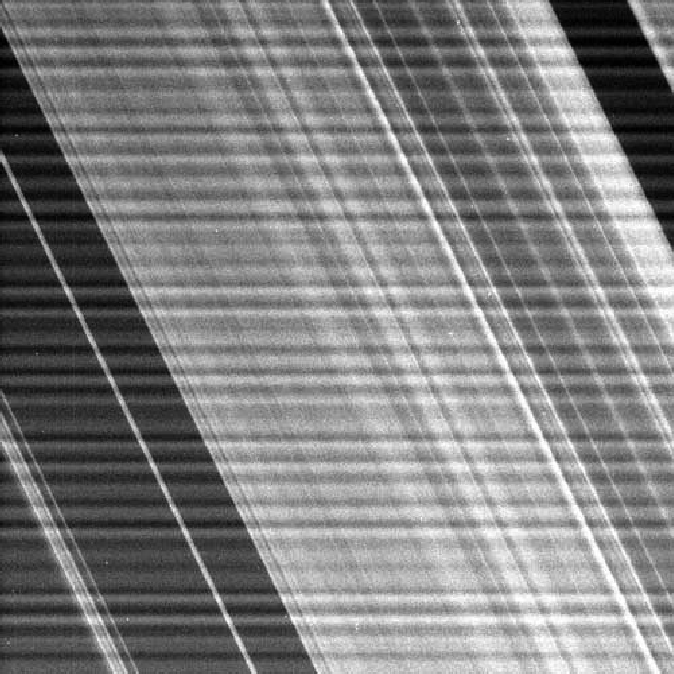
#> input picture Ex_Image_Processing/Ex6/anelli.tif, 674 x 674 px
$ python ex_10_filtraggio_notch.py
#> lines starting #> are read from the running program, lines starting #| are printed output that depends on the picture
# -*- coding: utf-8 -*-
"""
Created on Sun Jun 11 16:48:36 2023

@author: nokia
"""

import numpy as np
import matplotlib.pyplot as plt
import scipy.ndimage as ndi
import skimage.io as io

plt.close('all')

x = np.float64(io.imread('anelli.tif'))
#> x: shape (674, 674) float64; min 0, max 255, mean 127.9
plt.figure(1); plt.imshow(x, clim=[0,255], cmap='gray'); plt.title('immagine originale');

M,N = x.shape
#> M = 674; N = 674
X = np.fft.fftshift(np.fft.fft2(x))
plt.figure(2);
plt.imshow(np.log(1+np.abs(X)), clim=None, cmap='gray', extent=(-0.5,+0.5,+0.5,-0.5));
plt.title('Trasformata di Fourier immagine rumorosa');

# Definizione del filtro
Bl = 0.004; Bk = 0.02;

m = np.fft.fftshift(np.fft.fftfreq(X.shape[0]))
#> m = 674 values from -0.5 to 0.499
n = np.fft.fftshift(np.fft.fftfreq(X.shape[1]))
#> n = 674 values from -0.5 to 0.499
l,k = np.meshgrid(n,m)

H1 = (-Bl <= l) & (l <= Bl)
H2 = (-Bk <= k) & (k <= Bk)
H = (~H1) | (H2 & H1)

plt.figure(3); plt.imshow(H, clim=[0,1], cmap='gray', extent=(-0.5,+0.5,+0.5,-0.5));
plt.title('Risposta in frequenza del filtro');


# Filtraggio

Y = X * H

plt.figure(4);
plt.imshow(np.log(1+np.abs(Y)), clim=None, cmap='gray', extent=(-0.5,+0.5,+0.5,-0.5)); plt.title('Trasformata di Fourier immagine filtrata');

y = np.real(np.fft.ifft2(np.fft.ifftshift(Y)))
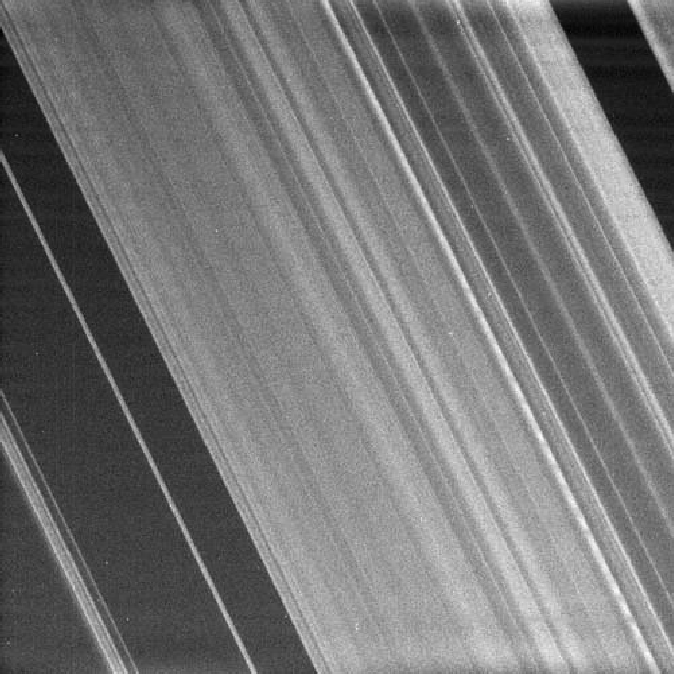
#> y: shape (674, 674) float64; min -8.84, max 284.9, mean 127.9; drawn with min black and max white
plt.figure(5); plt.imshow(y, clim=[0,255], cmap='gray'); plt.title('Immagine filtrata');
noise = y - x; plt.figure(6); plt.imshow(noise, clim=None, cmap='gray');
#> after `noise = y - x`:
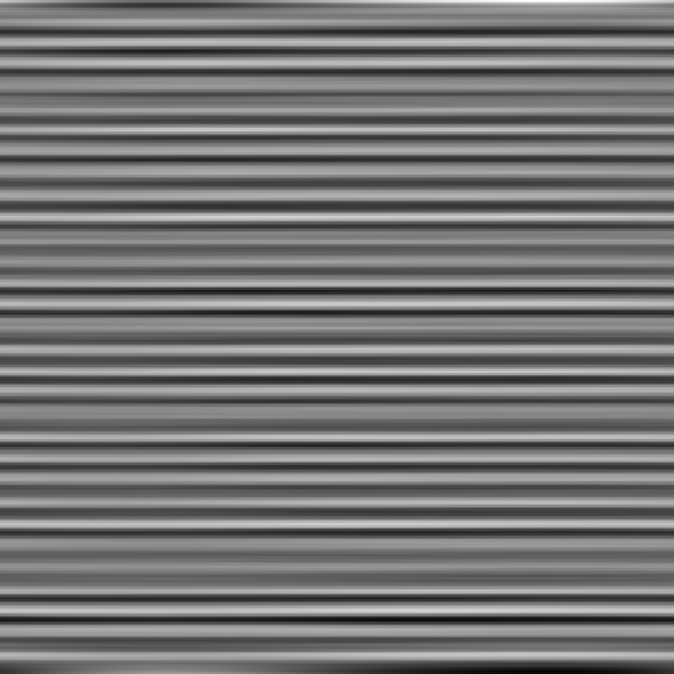
#> noise: shape (674, 674) float64; min -54.66, max 64.46, mean 0; drawn with min black and max white
plt.title('Rumore eliminato');

# CODICE ALTERNATIVO
"""
import numpy as np
import matplotlib.pyplot as plt
import scipy.ndimage as ndi
import skimage.io as io

plt.close('all')

"""
"""
Filtraggio notch. L’immagine anelli.tif mostra una parte degli anelli
che circondano Saturno. Il rumore sinusoidale `e dovuto ad un segnale AC
sovrapposto a quello della fotocamera prima di digitalizzare l’immagine.
Tale interferenza `e semplice da rimuovere se si progetta un filtro notch i
n grado di cancellare il contributo del rumore. Calcolate quindi
la trasformata di Fourier dell’immagine, analizzatela, individuate
il contributo realtivo al segnale sinusoidale e cercate di eliminarlo
con il filtraggio.
"""
"""

x = np.float32(io.imread('anelli.tif'))

plt.figure()
plt.title('Immagine originale')
plt.imshow(x, clim = [0,255], cmap = 'gray')


X = np.fft.fft2(x)
X = np.fft.fftshift(X)

plt.figure()
plt.title('Spettro Rumoroso')
plt.imshow(np.log(1+np.abs(X)), clim = None, cmap = 'gray', extent = (-0.5,+0.5,+0.5,-0.5))

M,N = x.shape
m = np.fft.fftshift(np.fft.fftfreq(M))
n = np.fft.fftshift(np.fft.fftfreq(N))

l,k = np.meshgrid(n,m)

H1 = 1-((k<-0.02) & (l > -0.01) & (l < 0.01))
H2 = 1-((k>0.02) & (l>-0.01) & (l < 0.01))

H = H1 & H2

Y = X * H

y = np.real(np.fft.ifft2(np.fft.ifftshift(Y)))

plt.figure()
plt.title('Spettro ripulito')
plt.imshow(np.abs(Y), clim = None, cmap = 'gray', extent = (-0.5,0.5,0.5,-0.5))

plt.figure()
plt.title('Immagine ripulita')
plt.imshow(y, clim = [0,255], cmap = 'gray')

"""
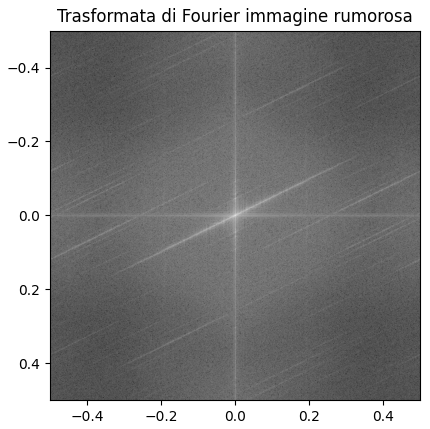
#> figure drawn by matplotlib, 1 panel
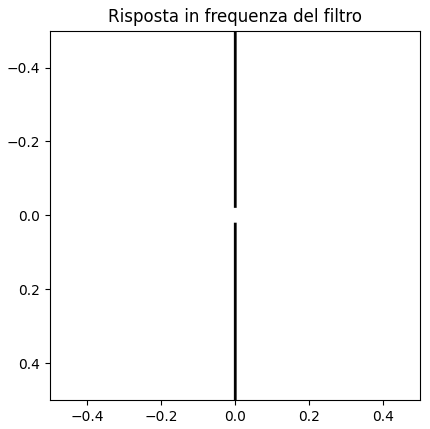
#> figure drawn by matplotlib, 1 panel
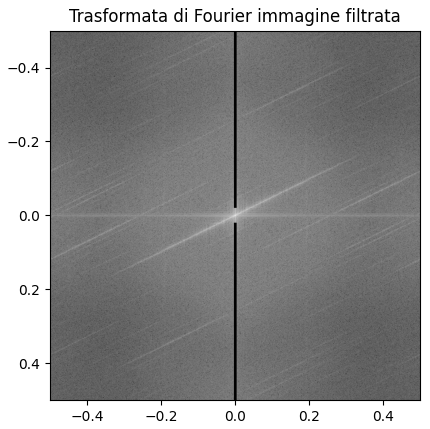
#> figure drawn by matplotlib, 1 panel

$ run again, with Ex_Image_Processing/Ex6/car.tif copied over Ex_Image_Processing/Ex6/anelli.tif
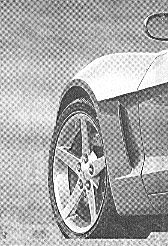
#> input picture Ex_Image_Processing/Ex6/car.tif, 168 x 246 px
#> `noise = y - x`:
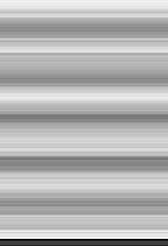
#> noise: shape (246, 168) float64; min -52.92, max 22.15, mean 0; drawn with min black and max white
#> `"""`:
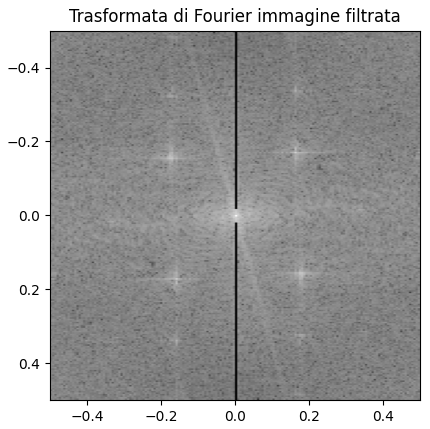
#> figure drawn by matplotlib, 1 panel

$ run again, with Ex_Image_Processing/Ex6/impronta.tif copied over Ex_Image_Processing/Ex6/anelli.tif
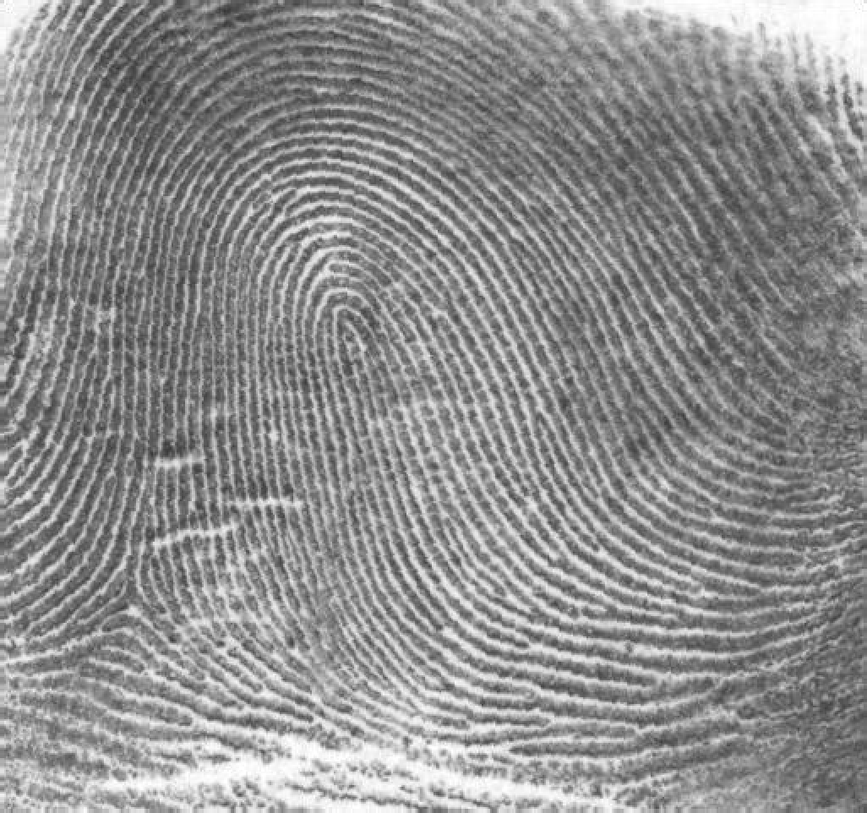
#> input picture Ex_Image_Processing/Ex6/impronta.tif, 867 x 813 px, shrunk from 1026 x 962 before the run
#> `noise = y - x`:
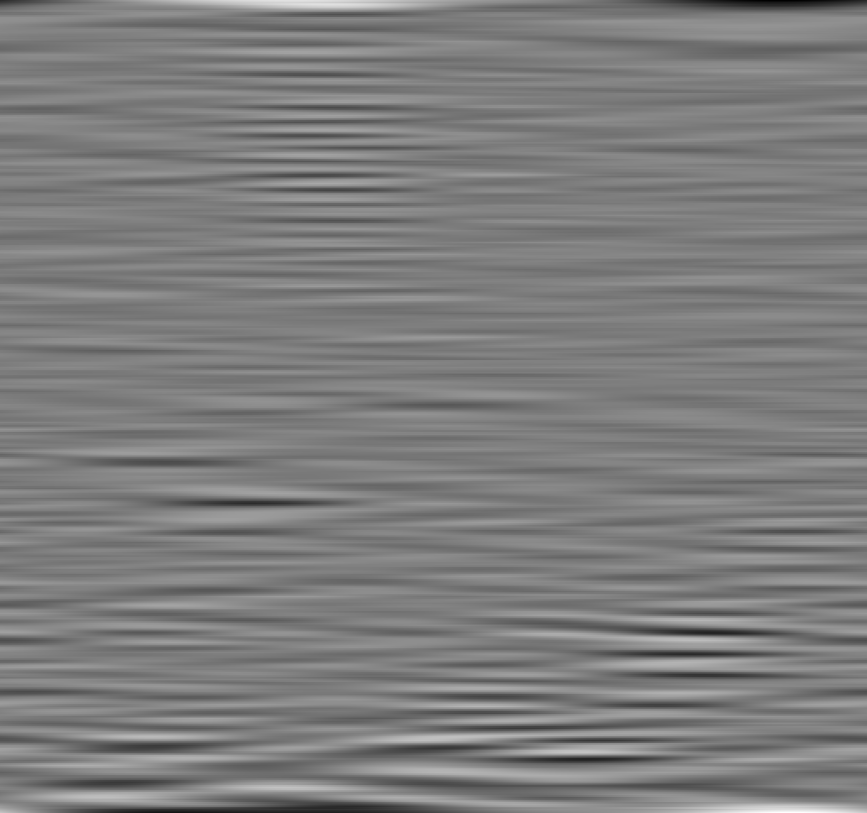
#> noise: shape (813, 867) float64; min -57.2, max 58.99, mean 0; drawn with min black and max white
#> `"""`:
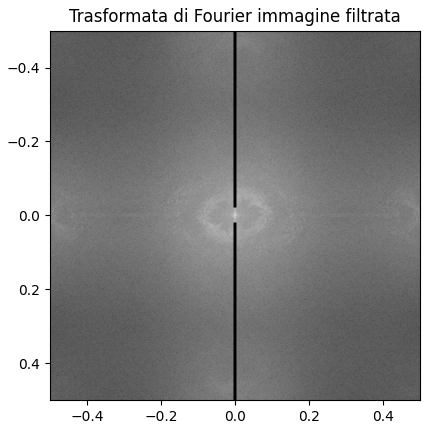
#> figure drawn by matplotlib, 1 panel

$ run again, with Ex_Image_Processing/Ex6/raggi.tif copied over Ex_Image_Processing/Ex6/anelli.tif
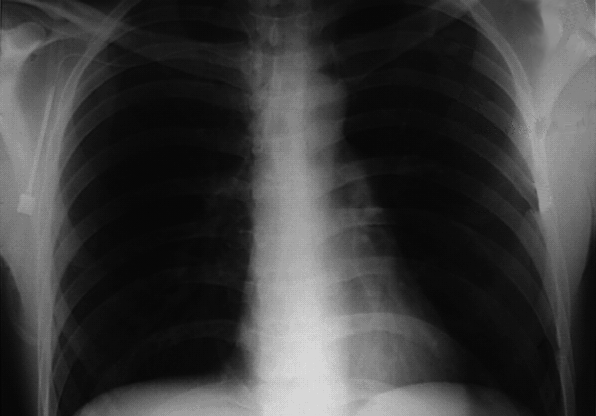
#> input picture Ex_Image_Processing/Ex6/raggi.tif, 596 x 416 px
#> `noise = y - x`:
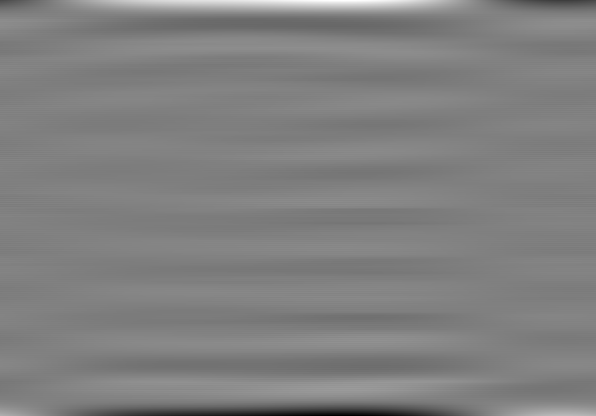
#> noise: shape (416, 596) float64; min -91.6, max 90.41, mean 0; drawn with min black and max white
#> `"""`:
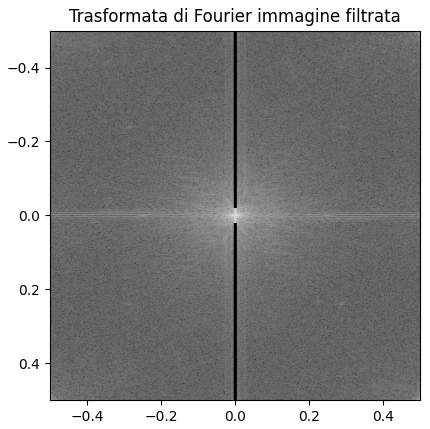
#> figure drawn by matplotlib, 1 panel
